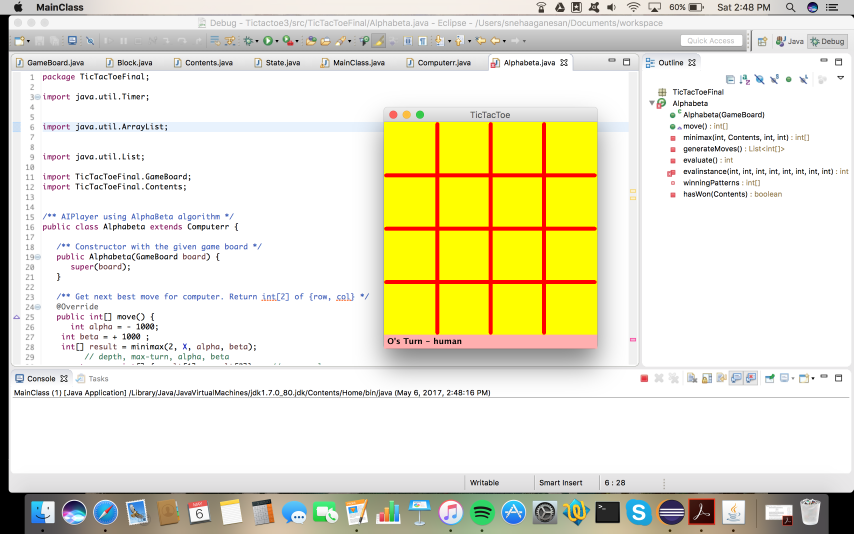
#> input picture src/TicTacToe/GUI Schreenshot.png, 2560 x 1600 px, given in place of the camera (shown at 1/3 size)
$ python blue_Track.py   (Python 2 division)   (older library calls are emulated)
#> lines starting #> are read from the running program, lines starting #| are printed output that depends on the picture; after the words box and inside, x2 and y2 are one past the last pixel; in counts of white or black regions, pixels touching at a corner belong together
### Python_Files/video.py
'''
Video capture sample.
Sample shows how VideoCapture class can be used to acquire video
frames from a camera of a movie file. Also the sample provides
an example of procedural video generation by an object, mimicking
the VideoCapture interface (see Chess class).
'create_capture' is a convinience function for capture creation,
falling back to procedural video in case of error.
Usage:
    video.py [--shotdir <shot path>] [source0] [source1] ...'
    sourceN is an
     - integer number for camera capture
     - name of video file
     - synth:<params> for procedural video
Synth examples:
    synth:bg=../cpp/lena.jpg:noise=0.1
    synth:class=chess:bg=../cpp/lena.jpg:noise=0.1:size=640x480
Keys:
    ESC    - exit
    SPACE  - save current frame to <shot path> directory
'''

import numpy as np
import cv2
from time import clock
from numpy import pi, sin, cos
import common

class VideoSynthBase(object):
    # [14 lines left out: function __init__, not called in this run]

    def render(self, dst):
        pass

    # [15 lines left out: function read, not called in this run]

    def isOpened(self):
        return True

class Chess(VideoSynthBase):
    # [45 lines left out: functions __init__, draw_quads, render, not called in this run]


classes = dict(chess=Chess)

presets = dict(
    empty = 'synth:',
    lena = 'synth:bg=../cpp/lena.jpg:noise=0.1',
    chess = 'synth:class=chess:bg=../cpp/lena.jpg:noise=0.1:size=640x480'
)


def create_capture(source = 0, fallback = presets['chess']):
    '''source: <int> or '<int>|<filename>|synth [:<param_name>=<value> [:...]]'
    '''
    source = str(source).strip()
    chunks = source.split(':')
    # hanlde drive letter ('c:', ...)
    if len(chunks) > 1 and len(chunks[0]) == 1 and chunks[0].isalpha():
        chunks[1] = chunks[0] + ':' + chunks[1]
        del chunks[0]

    source = chunks[0]
    try: source = int(source)
    except ValueError: pass
    params = dict( s.split('=') for s in chunks[1:] )

    cap = None
    if source == 'synth':
        Class = classes.get(params.get('class', None), VideoSynthBase)
        try: cap = Class(**params)
        except: pass
    else:
        cap = cv2.VideoCapture(source)
        if 'size' in params:
            w, h = map(int, params['size'].split('x'))
            cap.set(cv2.cv.CV_CAP_PROP_FRAME_WIDTH, w)
            cap.set(cv2.cv.CV_CAP_PROP_FRAME_HEIGHT, h)
    if cap is None or not cap.isOpened():
        print 'Warning: unable to open video source: ', source
        if fallback is not None:
            return create_capture(fallback, None)
    return cap

# [30 lines that do not run on import are left out]

### Python_Files/blue_Track.py
import numpy as np
import argparse
import imutils
import cv2
import video
import common
from common import anorm2, draw_str
from time import clock
# construct the argument parse and parse the arguments
ap = argparse.ArgumentParser()
ap.add_argument("-v", "--video",
    help="path to the (optional) video file")
ap.add_argument("-b", "--buffer", type=int, default=64,
    help="max buffer size")
args = vars(ap.parse_args())

# define range of blue color in HSV
lower_green = np.array([29,86,6])
upper_green = np.array([64,255,255])
lk_params = dict( winSize  = (15, 15),
                  maxLevel = 2,
                  criteria = (cv2.TERM_CRITERIA_EPS | cv2.TERM_CRITERIA_COUNT, 10, 0.03),
                  minEigThreshold=1e-4)

feature_params = dict( maxCorners = 10,
                       qualityLevel = 0.3,
                       minDistance = 10,
                       blockSize = 25 )


# if a video path was not supplied, grab the reference
# to the webcam
if not args.get("video", False):
    camera = cv2.VideoCapture(0)
if camera.isOpened():
    print "Successful"

# otherwise, grab a reference to the video file
else:
    camera = cv2.VideoCapture(args["video"])


class App:
    def __init__(self, camera):
        self.track_len = 10
        self.detect_interval = 5
        self.tracks = []
        self.cam = video.create_capture()
        self.frame_idx = 0

    def run(self):
        while True:
            ret,frame = self.cam.read()
#> frame is the input picture: shape (1600, 2560, 3); mean B, G, R 204.3, 227.7, 230.9
            frame_gray = cv2.cvtColor(frame, cv2.COLOR_BGR2HSV)
#> frame_gray: shape (1600, 2560, 3); mean H, S, V 17.6, 34.7, 233.6
            vis = frame.copy()

            if len(self.tracks) > 0:
                img0, img1 = self.prev_gray, frame_gray
                p0 = np.float32([tr[-1] for tr in self.tracks]).reshape(-1, 1, 2)
                p1, st, err = cv2.calcOpticalFlowPyrLK(img0, img1, p0, None, **lk_params)
                p0r, st, err = cv2.calcOpticalFlowPyrLK(img1, img0, p1, None, **lk_params)
                d = abs(p0-p0r).reshape(-1, 2).max(-1)
                good = d < 1000000
                new_tracks = []
                for tr, (x, y), good_flag in zip(self.tracks, p1.reshape(-1, 2), good):
                    if not good_flag:
                        continue
                    tr.append((x, y))
                    if len(tr) > self.track_len:
                        del tr[0]
                    new_tracks.append(tr)
                    cv2.circle(vis, (x, y), 2, (0, 255, 0), -1)
                self.tracks = new_tracks
                cv2.polylines(vis, [np.int32(tr) for tr in self.tracks], False, (0, 255, 0))
                draw_str(vis, (200, 200), 'track count: %d' % len(self.tracks))

            if self.frame_idx % self.detect_interval == 0:
                #Threshold the HSV image to get only blue colors
                mask = cv2.inRange(frame_gray, lower_green, upper_green)
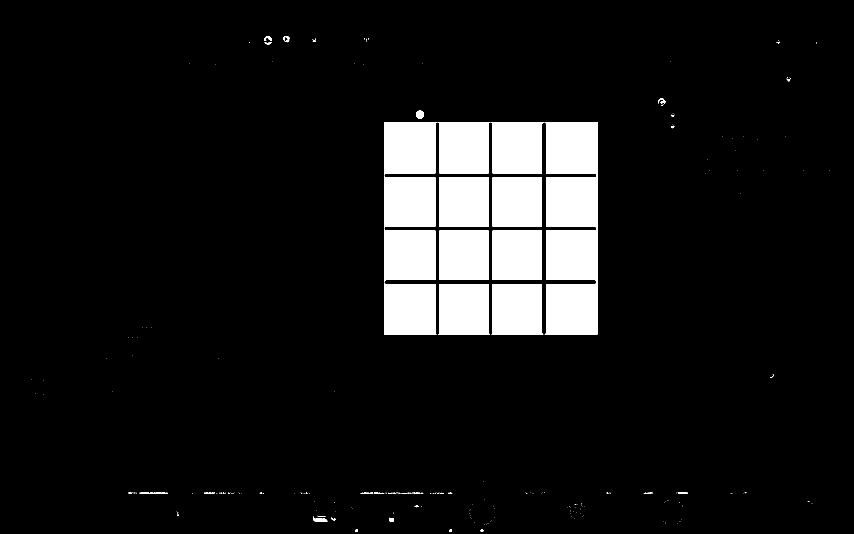
#> mask: shape (1600, 2560) (shown at 1/3 size); 9% white; 260 white regions (216 under 20 px), largest, box (x1, y1, x2, y2) and area: (1633, 366, 1792, 1004) 92852, (1152, 366, 1312, 526) 23744, (1152, 847, 1310, 1004) 23428
                # Bitwise-AND mask and original image
                res = cv2.bitwise_and(frame,frame, mask= mask)
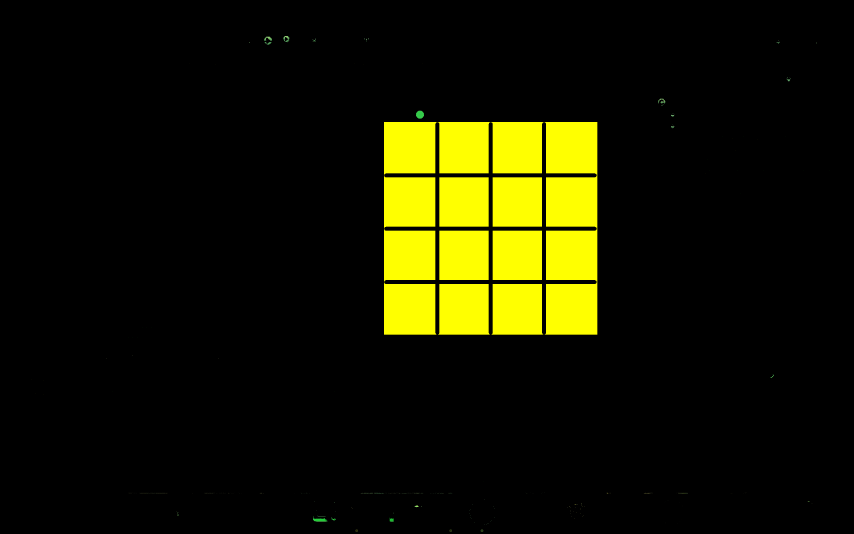
#> res: shape (1600, 2560, 3) (shown at 1/3 size); mean B, G, R 0, 22.8, 22.7
                for x, y in [np.int32(tr[-1]) for tr in self.tracks]:
                    cv2.circle(mask, (x, y), 5, 0, -1)


            self.frame_idx += 1
            self.prev_gray = frame_gray
            cv2.imshow('frame',frame)
            cv2.imshow('mask',mask)
            cv2.imshow('res',res)
            cv2.imshow('lk_track', vis)

            k = cv2.waitKey(5) & 0xFF
#> (key Esc is pressed here)
            if k == 27:
                break
App(camera).run()
cv2.destroyAllWindows()
